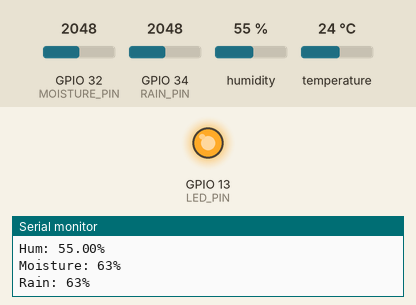
Simulated run of this sketch. Board: ESP32. Parts: output pins drawn as LEDs (lit = HIGH), the last lines printed to the serial monitor. The test bench sets the inputs (shaded band); at power-on: GPIO 34 (RAIN_PIN) = 2048, GPIO 32 (MOISTURE_PIN) = 2048, humidity 55 %, temperature 24 °C. WiFi joins after 1.5 s; servers stay silent unless stated; uploads are accepted with an empty reply.

Above: at 5.9 s.
6.0 s: GPIO 34 (RAIN_PIN) set to 2166
9.2 s: GPIO 34 (RAIN_PIN) set to 2306
At 10.7 s:
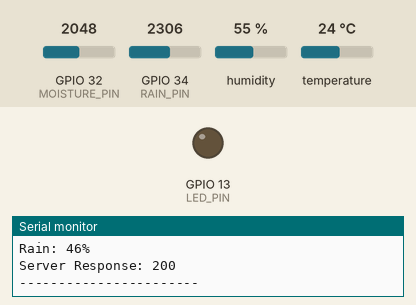
12.4 s: GPIO 34 (RAIN_PIN) set to 1228
At 15.7 s:
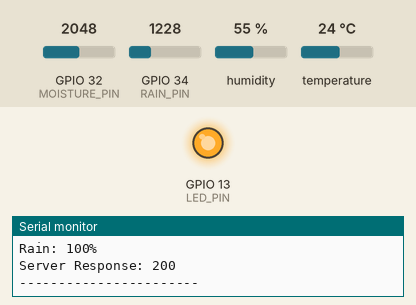
Timing chart, 0 to 17.2 s (numbered marks = the images above; inputs shaded):
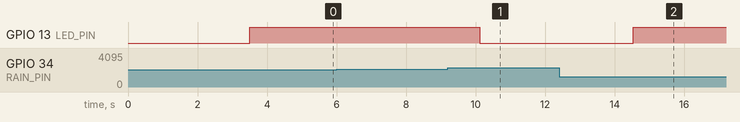

The sketch:

nammudesensor.ino
```cpp
#include <WiFi.h>
#include <HTTPClient.h>
#include <Adafruit_Sensor.h>
#include <DHT.h>
#include <DHT_U.h>

// --- Configuration ---
#define MOISTURE_PIN 32
#define RAIN_PIN 34 // Modify this to the correct pin for your rainfall sensor
#define DHTPIN 14
#define LED_PIN 13
#define DHTTYPE DHT11

const char* ssid = "beep beep boop beep";          // Add your WiFi Name
const char* password = "mmmmmmmm";  // Add your WiFi Password
const char* serverURL = "http://10.13.81.11:3000/api/sensor-data";
const char* farmId = "68b72a6325dd051caf5d15b4";

const int dryValue = 3000;
const int wetValue = 1500;

DHT_Unified dht(DHTPIN, DHTTYPE);
uint32_t delayMS;

void setup() {
  pinMode(LED_PIN, OUTPUT);
  pinMode(MOISTURE_PIN, INPUT);
  pinMode(RAIN_PIN, INPUT);
  Serial.begin(115200);

  // Connect to WiFi
  WiFi.begin(ssid, password);
  while (WiFi.status() != WL_CONNECTED) {
    delay(500);
    Serial.print(".");
  }
  Serial.println("\nWiFi Connected");

  dht.begin();
  sensor_t sensor;
  dht.temperature().getSensor(&sensor);
  dht.humidity().getSensor(&sensor);
  delayMS = max((uint32_t)2000, (uint32_t)(sensor.min_delay / 1000));
}

void loop() {
  delay(delayMS);

  float currentTemp = 0;
  float currentHum = 0;
  bool thresholdTriggered = false;

  // --- Temperature Logic ---
  sensors_event_t event;
  dht.temperature().getEvent(&event);
  if (!isnan(event.temperature)) {
    currentTemp = event.temperature;
    Serial.print(F("Temp: ")); Serial.print(currentTemp); Serial.println(F("°C"));
    if (currentTemp > 36.00 || currentTemp < 15.00) thresholdTriggered = true;
  }

  // --- Humidity Logic ---
  dht.humidity().getEvent(&event);
  if (!isnan(event.relative_humidity)) {
    currentHum = event.relative_humidity;
    Serial.print(F("Hum: ")); Serial.print(currentHum); Serial.println(F("%"));
    if (currentHum > 92.00 || currentHum < 30.00) thresholdTriggered = true;
  }

  // --- Soil Moisture Logic ---
  int rawSoil = analogRead(MOISTURE_PIN);
  int soilPercent = map(rawSoil, dryValue, wetValue, 0, 100);
  soilPercent = constrain(soilPercent, 0, 100);
  Serial.print(F("Moisture: ")); Serial.print(soilPercent); Serial.println(F("%"));

  if (soilPercent < 18) thresholdTriggered = true;

  // --- Rainfall Logic ---
  int rawRain = analogRead(RAIN_PIN);
  int rainPercent = map(rawRain, dryValue, wetValue, 0, 100);
  rainPercent = constrain(rainPercent, 0, 100);
  Serial.print(F("Rain: ")); Serial.print(rainPercent); Serial.println(F("%"));

  if (rainPercent > 50 || rainPercent < 5) thresholdTriggered = true;

  // --- Output Control ---
  digitalWrite(LED_PIN, thresholdTriggered ? HIGH : LOW);

  // --- Send Data ---
  sendToServer(currentTemp, currentHum, soilPercent, (float)rainPercent);

  Serial.println(F("-----------------------"));
}

void sendToServer(float temp, float hum, int soil, float rain) {
  if (WiFi.status() != WL_CONNECTED) {
    Serial.println("WiFi disconnected.");
    return;
  }

  HTTPClient http;
  http.begin(serverURL);
  http.addHeader("Content-Type", "application/json");

  String json = "{";
  json += "\"temperature\":" + String(temp, 1) + ",";
  json += "\"humidity\":" + String(hum, 1) + ",";
  json += "\"soil\":" + String(soil) + ",";
  json += "\"rain\":" + String(rain, 2) + ",";
  json += "\"farmId\":\"" + String(farmId) + "\"";
  json += "}";

  int httpCode = http.POST(json);
  if (httpCode > 0) {
    Serial.printf("Server Response: %d\n", httpCode);
  } else {
    Serial.printf("Error: %s\n", http.errorToString(httpCode).c_str());
  }
  http.end();
}
```

Measured:
- the behaviour switches between 2235 and 2236 on GPIO 34 (RAIN_PIN) (found by bisection; images 0 and 1)
- after the input at 9.2 s, GPIO 13 (LED_PIN): HIGH → LOW after 0.92 s
- after the input at 12.4 s, GPIO 13 (LED_PIN): LOW → HIGH after 2.1 s
